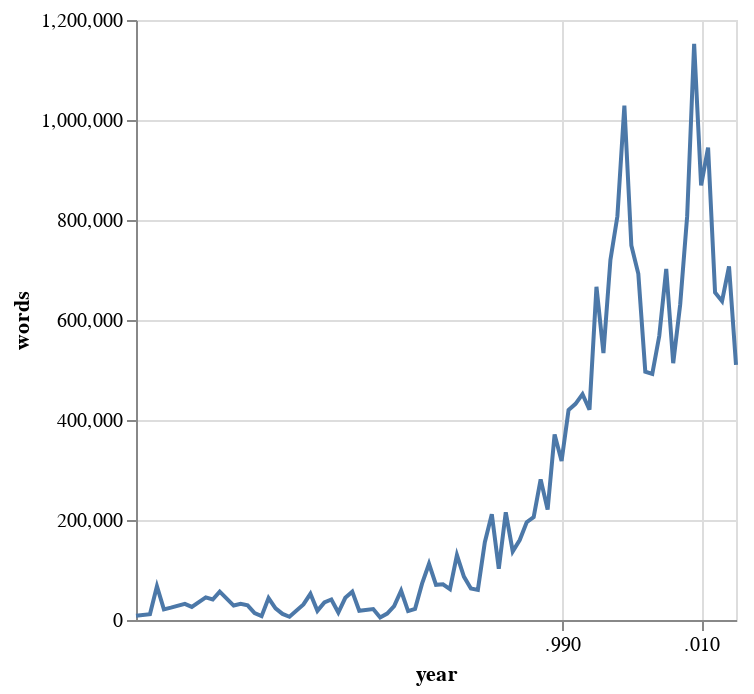

Notebook source saved alongside this figure:
### Code cell
alt.Chart(grouped_dialogue_df).mark_line().encode(
    x='year:T',
    y='words',
)

### Figure 1 — Vega-Lite specification as saved in the notebook (floating-point values rounded to 4 significant figures)
{"$schema": "https://vega.github.io/schema/vega-lite/v5.17.0.json", "config": {"view": {"continuousHeight": 300, "continuousWidth": 300}}, "data": {"name": "data-9d6322c284a9ef23e3c22007aed67c34"}, "datasets": {"data-9d6322c284a9ef23e3c22007aed67c34": [{"words": 8572, "year": 1929}, {"words": 11601, "year": 1931}, {"words": 67534, "year": 1932}, {"words": 21125, "year": 1933}, {"words": 24646, "year": 1934}, {"words": 32380, "year": 1936}, {"words": 26192, "year": 1937}, {"words": 45109, "year": 1939}, {"words": 40977, "year": 1940}, {"words": 56795, "year": 1941}, {"words": 28861, "year": 1943}, {"words": 32208, "year": 1944}, {"words": 29230, "year": 1945}, {"words": 13678, "year": 1946}, {"words": 7688, "year": 1947}, {"words": 43830, "year": 1948}, {"words": 23440, "year": 1949}, {"words": 12149, "year": 1950}, {"words": 6399, "year": 1951}, {"words": 31074, "year": 1953}, {"words": 52272, "year": 1954}, {"words": 18280, "year": 1955}, {"words": 35286, "year": 1956}, {"words": 40979, "year": 1957}, {"words": 14896, "year": 1958}, {"words": 44422, "year": 1959}, {"words": 56698, "year": 1960}, {"words": 18600, "year": 1961}, {"words": 21996, "year": 1963}, {"words": 4895, "year": 1964}, {"words": 12780, "year": 1965}, {"words": 27648, "year": 1966}, {"words": 58485, "year": 1967}, {"words": 17918, "year": 1968}, {"words": 22244, "year": 1969}, {"words": 72693, "year": 1970}, {"words": 112442, "year": 1971}, {"words": 70358, "year": 1972}, {"words": 71312, "year": 1973}, {"words": 61713, "year": 1974}, {"words": 129884, "year": 1975}, {"words": 86732, "year": 1976}, {"words": 62871, "year": 1977}, {"words": 60174, "year": 1978}, {"words": 155487, "year": 1979}, {"words": 211444, "year": 1980}, {"words": 102710, "year": 1981}, {"words": 215358, "year": 1982}, {"words": 137266, "year": 1983}, {"words": 159963, "year": 1984}, {"words": 195535, "year": 1985}, {"words": 205862, "year": 1986}, {"words": 281291, "year": 1987}, {"words": 220812, "year": 1988}, {"words": 371167, "year": 1989}, {"words": 317887, "year": 1990}, {"words": 419962, "year": 1991}, {"words": 432379, "year": 1992}, {"words": 451761, "year": 1993}, {"words": 420542, "year": 1994}, {"words": 666427, "year": 1995}, {"words": 534001, "year": 1996}, {"words": 720235, "year": 1997}, {"words": 807564, "year": 1998}, {"words": 1028874, "year": 1999}, {"words": 748856, "year": 2000}, {"words": 692483, "year": 2001}, {"words": 496577, "year": 2002}, {"words": 492354, "year": 2003}, {"words": 567967, "year": 2004}, {"words": 702133, "year": 2005}, {"words": 513689, "year": 2006}, {"words": 631052, "year": 2007}, {"words": 807609, "year": 2008}, {"words": 1152099, "year": 2009}, {"words": 869297, "year": 2010}, {"words": 944803, "year": 2011}, {"words": 654881, "year": 2012}, {"words": 637486, "year": 2013}, {"words": 707308, "year": 2014}, {"words": 510435, "year": 2015}]}, "encoding": {"x": {"field": "year", "type": "temporal"}, "y": {"field": "words", "type": "quantitative"}}, "mark": {"type": "line"}}
